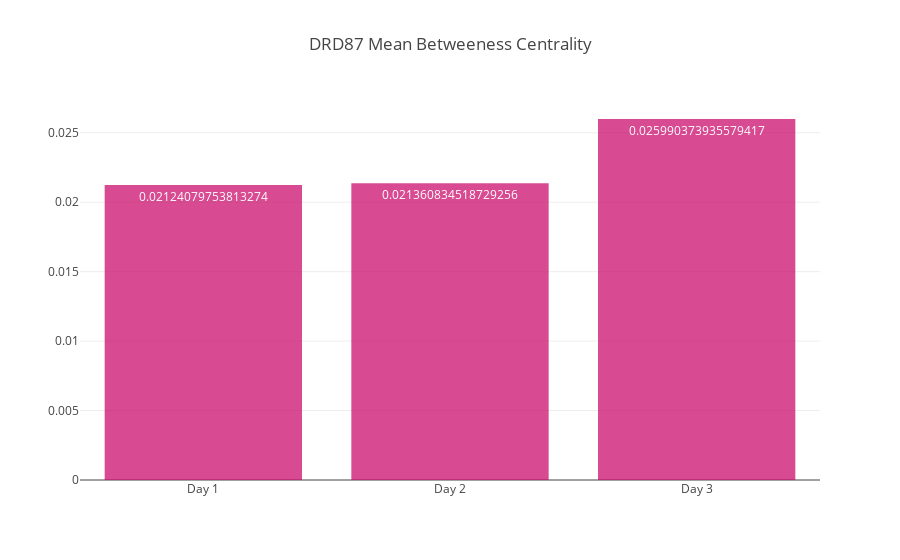

The cell this chart's notebook holds for it:
### Code cell
x = ["Day 1", "Day 2", "Day 3"]
y = [drd87_day1_graph.mean_betw_centrality, drd87_day2_graph.mean_betw_centrality, drd87_day3_graph.mean_betw_centrality]
plot_network_measures(x, y, title="DRD87 Mean Betweeness Centrality", color="rgb(200,0,100)")

### Figure 1 — Plotly figure (JSON) as saved in the notebook; plotly's stock layout.template omitted (floating-point values rounded to 4 significant figures)
{"data": [{"marker": {"color": "rgb(200,0,100)"}, "name": "1", "opacity": 0.7, "text": [0.02124, 0.02136, 0.02599], "textposition": "auto", "type": "bar", "uid": "2b7613", "x": ["Day 1", "Day 2", "Day 3"], "y": [0.02124, 0.02136, 0.02599]}], "layout": {"autosize": true, "title": "DRD87 Mean Betweeness Centrality", "xaxis": {"autorange": true, "range": [-0.5, 2.5], "type": "category"}, "yaxis": {"autorange": true, "range": [0, 0.02736], "type": "linear"}}}
